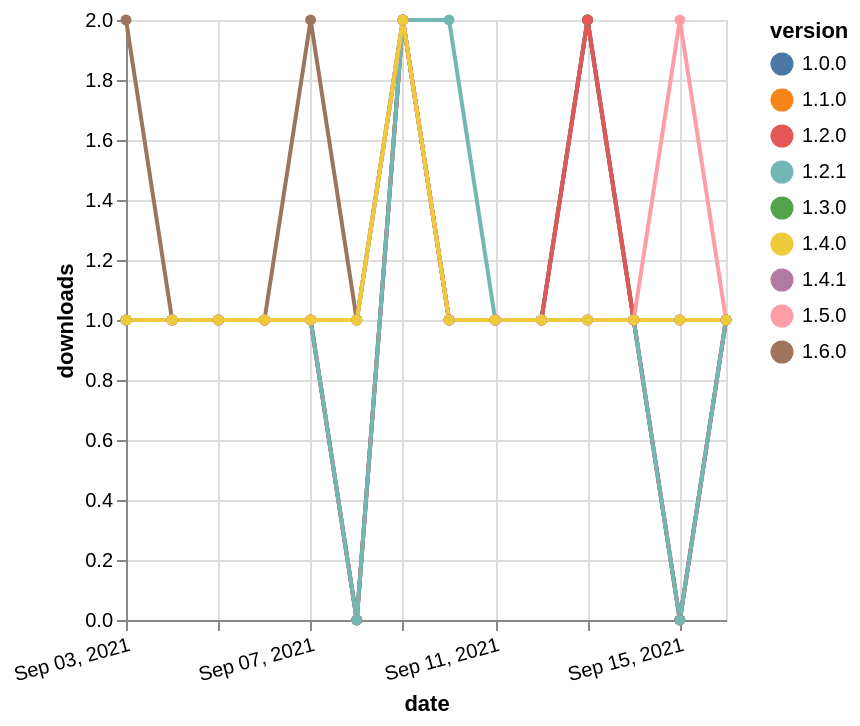

Source (Vega-Lite JSON):
### Vega-Lite specification from a JSON file in a GitHub repository (floating-point values rounded to 4 significant figures)
{"$schema": "https://vega.github.io/schema/vega-lite/v5.json", "description": "A simple bar chart with embedded data.", "data": {"values": [{"date": "2021-09-03", "total": 165, "delta": 1, "version": "1.1.0"}, {"date": "2021-09-04", "total": 166, "delta": 1, "version": "1.1.0"}, {"date": "2021-09-05", "total": 167, "delta": 1, "version": "1.1.0"}, {"date": "2021-09-06", "total": 168, "delta": 1, "version": "1.1.0"}, {"date": "2021-09-07", "total": 169, "delta": 1, "version": "1.1.0"}, {"date": "2021-09-08", "total": 169, "delta": 0, "version": "1.1.0"}, {"date": "2021-09-09", "total": 171, "delta": 2, "version": "1.1.0"}, {"date": "2021-09-10", "total": 172, "delta": 1, "version": "1.1.0"}, {"date": "2021-09-11", "total": 173, "delta": 1, "version": "1.1.0"}, {"date": "2021-09-12", "total": 174, "delta": 1, "version": "1.1.0"}, {"date": "2021-09-13", "total": 176, "delta": 2, "version": "1.1.0"}, {"date": "2021-09-14", "total": 177, "delta": 1, "version": "1.1.0"}, {"date": "2021-09-15", "total": 177, "delta": 0, "version": "1.1.0"}, {"date": "2021-09-16", "total": 178, "delta": 1, "version": "1.1.0"}, {"date": "2021-09-03", "total": 108, "delta": 2, "version": "1.6.0"}, {"date": "2021-09-04", "total": 109, "delta": 1, "version": "1.6.0"}, {"date": "2021-09-05", "total": 110, "delta": 1, "version": "1.6.0"}, {"date": "2021-09-06", "total": 111, "delta": 1, "version": "1.6.0"}, {"date": "2021-09-07", "total": 113, "delta": 2, "version": "1.6.0"}, {"date": "2021-09-08", "total": 114, "delta": 1, "version": "1.6.0"}, {"date": "2021-09-09", "total": 116, "delta": 2, "version": "1.6.0"}, {"date": "2021-09-10", "total": 117, "delta": 1, "version": "1.6.0"}, {"date": "2021-09-11", "total": 118, "delta": 1, "version": "1.6.0"}, {"date": "2021-09-12", "total": 119, "delta": 1, "version": "1.6.0"}, {"date": "2021-09-13", "total": 120, "delta": 1, "version": "1.6.0"}, {"date": "2021-09-14", "total": 121, "delta": 1, "version": "1.6.0"}, {"date": "2021-09-15", "total": 122, "delta": 1, "version": "1.6.0"}, {"date": "2021-09-16", "total": 123, "delta": 1, "version": "1.6.0"}, {"date": "2021-09-03", "total": 147, "delta": 1, "version": "1.3.0"}, {"date": "2021-09-04", "total": 148, "delta": 1, "version": "1.3.0"}, {"date": "2021-09-05", "total": 149, "delta": 1, "version": "1.3.0"}, {"date": "2021-09-06", "total": 150, "delta": 1, "version": "1.3.0"}, {"date": "2021-09-07", "total": 151, "delta": 1, "version": "1.3.0"}, {"date": "2021-09-08", "total": 152, "delta": 1, "version": "1.3.0"}, {"date": "2021-09-09", "total": 154, "delta": 2, "version": "1.3.0"}, {"date": "2021-09-10", "total": 155, "delta": 1, "version": "1.3.0"}, {"date": "2021-09-11", "total": 156, "delta": 1, "version": "1.3.0"}, {"date": "2021-09-12", "total": 157, "delta": 1, "version": "1.3.0"}, {"date": "2021-09-13", "total": 159, "delta": 2, "version": "1.3.0"}, {"date": "2021-09-14", "total": 160, "delta": 1, "version": "1.3.0"}, {"date": "2021-09-15", "total": 161, "delta": 1, "version": "1.3.0"}, {"date": "2021-09-16", "total": 162, "delta": 1, "version": "1.3.0"}, {"date": "2021-09-03", "total": 238, "delta": 1, "version": "1.0.0"}, {"date": "2021-09-04", "total": 239, "delta": 1, "version": "1.0.0"}, {"date": "2021-09-05", "total": 240, "delta": 1, "version": "1.0.0"}, {"date": "2021-09-06", "total": 241, "delta": 1, "version": "1.0.0"}, {"date": "2021-09-07", "total": 242, "delta": 1, "version": "1.0.0"}, {"date": "2021-09-08", "total": 242, "delta": 0, "version": "1.0.0"}, {"date": "2021-09-09", "total": 244, "delta": 2, "version": "1.0.0"}, {"date": "2021-09-10", "total": 245, "delta": 1, "version": "1.0.0"}, {"date": "2021-09-11", "total": 246, "delta": 1, "version": "1.0.0"}, {"date": "2021-09-12", "total": 247, "delta": 1, "version": "1.0.0"}, {"date": "2021-09-13", "total": 249, "delta": 2, "version": "1.0.0"}, {"date": "2021-09-14", "total": 250, "delta": 1, "version": "1.0.0"}, {"date": "2021-09-15", "total": 250, "delta": 0, "version": "1.0.0"}, {"date": "2021-09-16", "total": 251, "delta": 1, "version": "1.0.0"}, {"date": "2021-09-03", "total": 148, "delta": 1, "version": "1.4.1"}, {"date": "2021-09-04", "total": 149, "delta": 1, "version": "1.4.1"}, {"date": "2021-09-05", "total": 150, "delta": 1, "version": "1.4.1"}, {"date": "2021-09-06", "total": 151, "delta": 1, "version": "1.4.1"}, {"date": "2021-09-07", "total": 152, "delta": 1, "version": "1.4.1"}, {"date": "2021-09-08", "total": 153, "delta": 1, "version": "1.4.1"}, {"date": "2021-09-09", "total": 155, "delta": 2, "version": "1.4.1"}, {"date": "2021-09-10", "total": 156, "delta": 1, "version": "1.4.1"}, {"date": "2021-09-11", "total": 157, "delta": 1, "version": "1.4.1"}, {"date": "2021-09-12", "total": 158, "delta": 1, "version": "1.4.1"}, {"date": "2021-09-13", "total": 159, "delta": 1, "version": "1.4.1"}, {"date": "2021-09-14", "total": 160, "delta": 1, "version": "1.4.1"}, {"date": "2021-09-15", "total": 161, "delta": 1, "version": "1.4.1"}, {"date": "2021-09-16", "total": 162, "delta": 1, "version": "1.4.1"}, {"date": "2021-09-03", "total": 171, "delta": 1, "version": "1.2.0"}, {"date": "2021-09-04", "total": 172, "delta": 1, "version": "1.2.0"}, {"date": "2021-09-05", "total": 173, "delta": 1, "version": "1.2.0"}, {"date": "2021-09-06", "total": 174, "delta": 1, "version": "1.2.0"}, {"date": "2021-09-07", "total": 175, "delta": 1, "version": "1.2.0"}, {"date": "2021-09-08", "total": 175, "delta": 0, "version": "1.2.0"}, {"date": "2021-09-09", "total": 177, "delta": 2, "version": "1.2.0"}, {"date": "2021-09-10", "total": 178, "delta": 1, "version": "1.2.0"}, {"date": "2021-09-11", "total": 179, "delta": 1, "version": "1.2.0"}, {"date": "2021-09-12", "total": 180, "delta": 1, "version": "1.2.0"}, {"date": "2021-09-13", "total": 182, "delta": 2, "version": "1.2.0"}, {"date": "2021-09-14", "total": 183, "delta": 1, "version": "1.2.0"}, {"date": "2021-09-15", "total": 183, "delta": 0, "version": "1.2.0"}, {"date": "2021-09-16", "total": 184, "delta": 1, "version": "1.2.0"}, {"date": "2021-09-03", "total": 150, "delta": 1, "version": "1.2.1"}, {"date": "2021-09-04", "total": 151, "delta": 1, "version": "1.2.1"}, {"date": "2021-09-05", "total": 152, "delta": 1, "version": "1.2.1"}, {"date": "2021-09-06", "total": 153, "delta": 1, "version": "1.2.1"}, {"date": "2021-09-07", "total": 154, "delta": 1, "version": "1.2.1"}, {"date": "2021-09-08", "total": 154, "delta": 0, "version": "1.2.1"}, {"date": "2021-09-09", "total": 156, "delta": 2, "version": "1.2.1"}, {"date": "2021-09-10", "total": 158, "delta": 2, "version": "1.2.1"}, {"date": "2021-09-11", "total": 159, "delta": 1, "version": "1.2.1"}, {"date": "2021-09-12", "total": 160, "delta": 1, "version": "1.2.1"}, {"date": "2021-09-13", "total": 161, "delta": 1, "version": "1.2.1"}, {"date": "2021-09-14", "total": 162, "delta": 1, "version": "1.2.1"}, {"date": "2021-09-15", "total": 162, "delta": 0, "version": "1.2.1"}, {"date": "2021-09-16", "total": 163, "delta": 1, "version": "1.2.1"}, {"date": "2021-09-03", "total": 127, "delta": 1, "version": "1.5.0"}, {"date": "2021-09-04", "total": 128, "delta": 1, "version": "1.5.0"}, {"date": "2021-09-05", "total": 129, "delta": 1, "version": "1.5.0"}, {"date": "2021-09-06", "total": 130, "delta": 1, "version": "1.5.0"}, {"date": "2021-09-07", "total": 131, "delta": 1, "version": "1.5.0"}, {"date": "2021-09-08", "total": 132, "delta": 1, "version": "1.5.0"}, {"date": "2021-09-09", "total": 134, "delta": 2, "version": "1.5.0"}, {"date": "2021-09-10", "total": 135, "delta": 1, "version": "1.5.0"}, {"date": "2021-09-11", "total": 136, "delta": 1, "version": "1.5.0"}, {"date": "2021-09-12", "total": 137, "delta": 1, "version": "1.5.0"}, {"date": "2021-09-13", "total": 138, "delta": 1, "version": "1.5.0"}, {"date": "2021-09-14", "total": 139, "delta": 1, "version": "1.5.0"}, {"date": "2021-09-15", "total": 141, "delta": 2, "version": "1.5.0"}, {"date": "2021-09-16", "total": 142, "delta": 1, "version": "1.5.0"}, {"date": "2021-09-03", "total": 134, "delta": 1, "version": "1.4.0"}, {"date": "2021-09-04", "total": 135, "delta": 1, "version": "1.4.0"}, {"date": "2021-09-05", "total": 136, "delta": 1, "version": "1.4.0"}, {"date": "2021-09-06", "total": 137, "delta": 1, "version": "1.4.0"}, {"date": "2021-09-07", "total": 138, "delta": 1, "version": "1.4.0"}, {"date": "2021-09-08", "total": 139, "delta": 1, "version": "1.4.0"}, {"date": "2021-09-09", "total": 141, "delta": 2, "version": "1.4.0"}, {"date": "2021-09-10", "total": 142, "delta": 1, "version": "1.4.0"}, {"date": "2021-09-11", "total": 143, "delta": 1, "version": "1.4.0"}, {"date": "2021-09-12", "total": 144, "delta": 1, "version": "1.4.0"}, {"date": "2021-09-13", "total": 145, "delta": 1, "version": "1.4.0"}, {"date": "2021-09-14", "total": 146, "delta": 1, "version": "1.4.0"}, {"date": "2021-09-15", "total": 147, "delta": 1, "version": "1.4.0"}, {"date": "2021-09-16", "total": 148, "delta": 1, "version": "1.4.0"}]}, "width": "container", "mark": {"type": "line", "point": {"filled": true}}, "encoding": {"x": {"field": "date", "type": "temporal", "timeUnit": "yearmonthdate", "title": "date", "axis": {"labelAngle": -15}}, "y": {"field": "delta", "type": "quantitative", "title": "downloads"}, "color": {"field": "version", "type": "nominal"}, "tooltip": {"field": "delta"}}}
